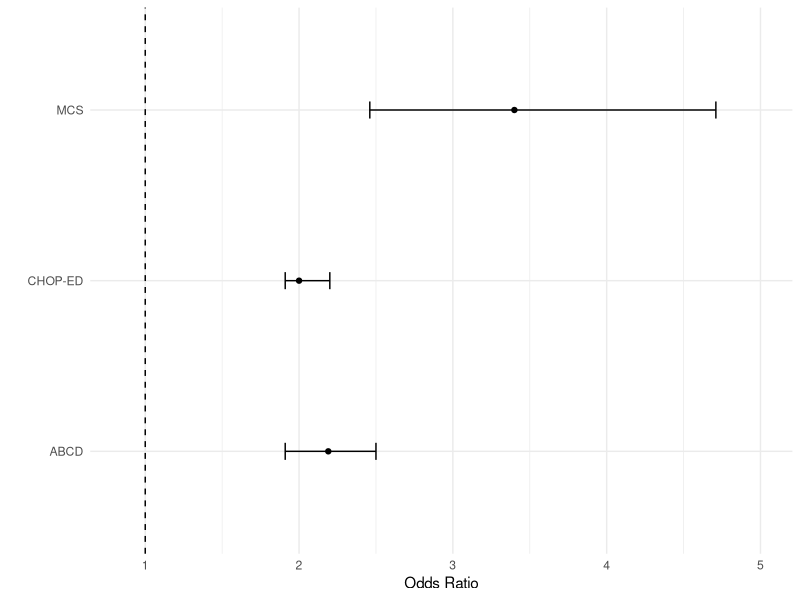
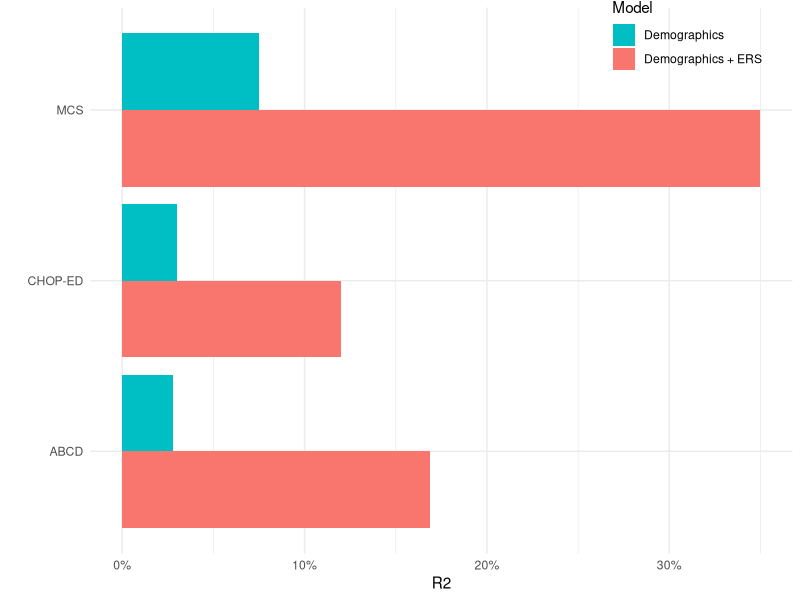
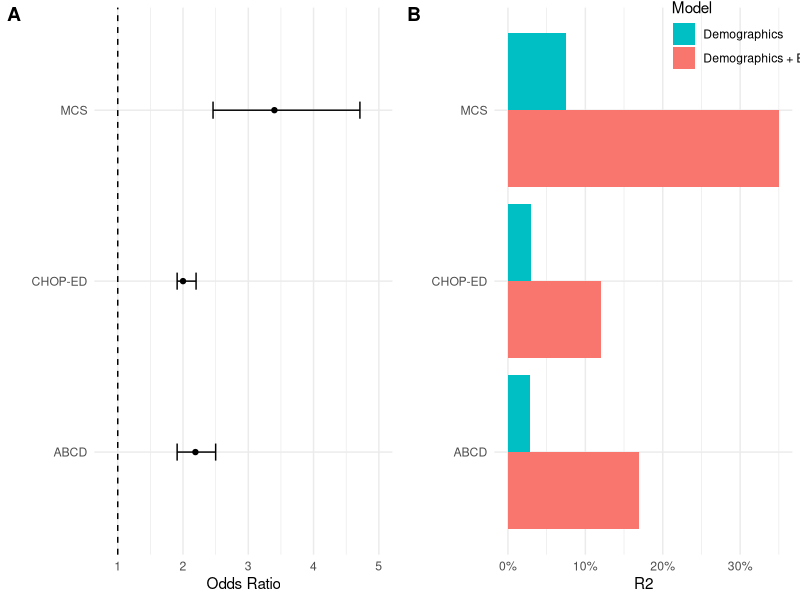

R code for these plots, in order:
library(ggplot2)

or_plot  = data.frame(Dataset = c("ABCD", "CHOP-ED", "MCS"),
                      or = c(2.19, 2, 3.4),
                      lowerci = c(1.91,1.91,2.46),
                      upperci = c(2.5,2.2,4.71)
                      )


pa = ggplot(or_plot, aes(y=Dataset, x=or, xmin=lowerci, xmax=upperci))+ #, shape = tester
  #Add data points and color them black
  geom_point(color = 'black')+
  #Add 'special' points for the summary estimates, by making them diamond shaped
  # geom_point(data=subset(dat, tester=='Summary'), color='black', shape=18, size=4)+
  #add the CI error bars
  geom_errorbarh(height=.1)+
  #Specify the limits of the x-axis and relabel it to something more meaningful
  scale_x_continuous( name='Odds Ratio', limits=c(.85,5))+ 
  #Give y-axis a meaningful label
  ylab('')+
  #Add a vertical dashed line indicating an effect size of zero, for reference
  geom_vline(xintercept=1, color='black', linetype='dashed')+
  theme_minimal() 
pa



data_plot = data.frame( Dataset = c("ABCD", "ABCD", "CHOP-ED", "CHOP-ED", "MCS", "MCS"),
                        Model = rep(c("Demographics", "Demographics + ERS"),3),
                        R2 = c(2.8, 16.9, 3, 12, 7.5, 35))


data_plot$Model = factor(data_plot$Model, levels = c( "Demographics + ERS", "Demographics"))

pb = ggplot(data=data_plot, aes( x=R2, y=Dataset, fill=Model)) +
  geom_col( position=position_dodge()) +
  scale_fill_discrete(breaks=c("Demographics", "Demographics + ERS")) + 
  scale_x_continuous(labels = scales::label_percent(scale = 1)) + 
  theme_minimal() +
  ylab('')+
  theme(legend.position = c(.85, .95))
pb


library(ggpubr)
p = ggarrange(pa,pb,labels = "AUTO" )
p


